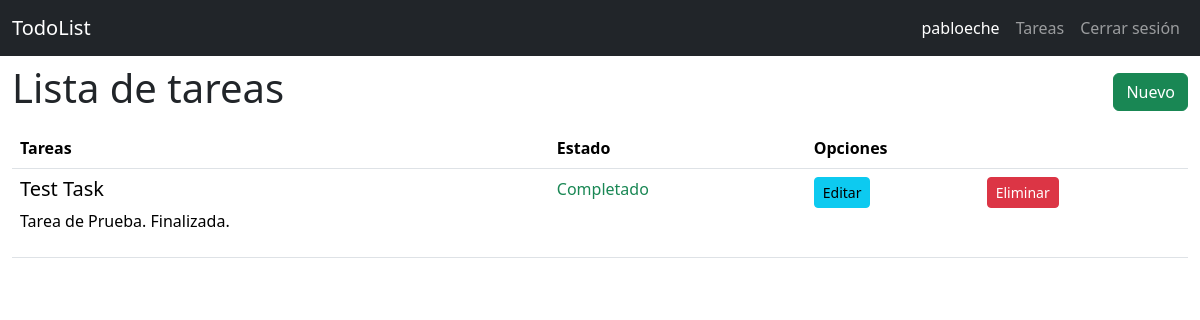
The app's page /todo/list (signed in), older data.
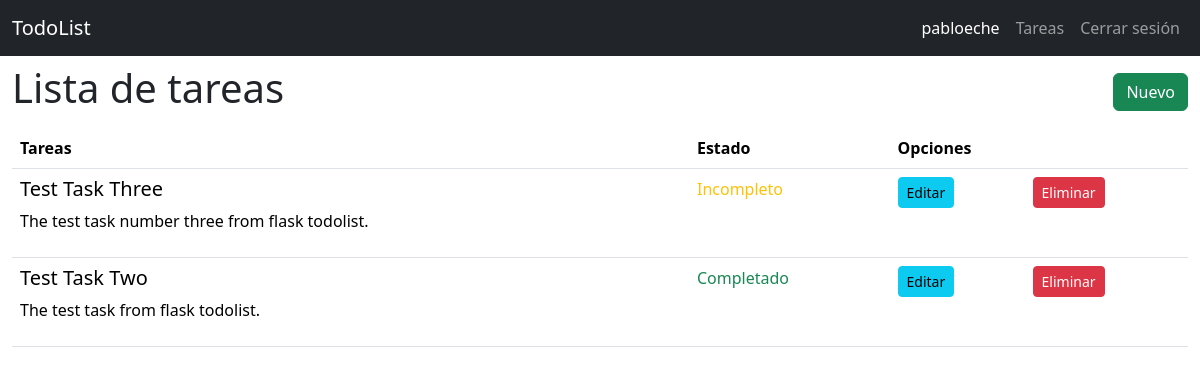
The same page, newer data.
### todor/models.py (models this page shows, shortened)
class User(db.Model):
    id = db.Column(db.Integer, primary_key = True)
    username = db.Column(db.String(20), unique = True, nullable = False)
    password = db.Column(db.Text, nullable = False)

class Todo(db.Model):
    id = db.Column(db.Integer, primary_key = True)
    created_by = db.Column(db.Integer, db.ForeignKey('user.id'), nullable = False)
    title = db.Column(db.String(100), nullable = False)
    desc = db.Column(db.Text)
    state = db.Column(db.Boolean, default = False)

### todor/todo.py (the view)
@bp.route('/list')
@login_required
def index():
    todos = Todo.query.all()
    return render_template('todo/index.html', todos=todos)

### todor/auth.py (called while the page is built)
@bp.before_app_request
def load_logged_in_user():
    user_id = session.get('user_id')
    if user_id is None:
        g.user = None
    else:
        g.user = User.query.get_or_404(user_id)

def login_required(view):
    @functools.wraps(view)
    def wrapped_view(**kwargs):
        if g.user is None:
            return redirect(url_for('auth.login'))
        return view(**kwargs)
    return wrapped_view

### todor/templates/todo/index.html
{% extends 'base.html' %}
{% block content %}
<section class="container-fluid">
    <nav class="navbar">
        <h1>{% block title %} Lista de tareas {% endblock %}</h1>
        <a href="{{ url_for('todo.create') }}" class="btn btn-success">Nuevo</a>
    </nav>
    <table class="table">
        <thead>
            <tr>
                <th class="col">Tareas</th>
                <th class="col">Estado</th>
                <th class="col" colspan="2">Opciones</th>
            </tr>
        </thead>
        <tbody>
            {% for todo in todos | reverse %}
            {% if g.user.id == todo.created_by %}
            <tr>
                <td>
                    <h5>{{todo.title}}</h5>
                    <p>{{todo.desc}}</p>
                </td>
                <td>{% if todo.state == false %}
                    <span class="text-warning">Incompleto</span>
                    {% else %}
                    <span class="text-success">Completado</span>
                    {% endif %}
                </td>
                <td>
                    <a href="{{ url_for('todo.update', id = todo.id) }}" class="btn btn-info btn-sm">Editar</a>
                </td>
                <td>
                    <a href="{{ url_for('todo.delete', id = todo.id) }}" class="btn btn-danger btn-sm">Eliminar</a>
                </td>
            </tr>
            {% endif %}
            {% endfor %}
        </tbody>
    </table>
</section>
{% endblock %}

### todor/templates/base.html (shortened to what this page needs)
<!DOCTYPE html>
<html lang="en">
<head>
    <link href="https://cdn.jsdelivr.net/npm/bootstrap@5.3.2/dist/css/bootstrap.min.css" rel="stylesheet">
</head>
<body>
    <nav class="navbar navbar-expand-sm navbar-dark bg-dark" data-bs-theme="dark">
        <div class="container-fluid">
          <a class="navbar-brand" href="{{url_for('index')}}">TodoList</a>
          <div class="collapse navbar-collapse justify-content-end" id="navbarNav">
            <ul class="navbar-nav">
              {% if g.user %}
              <li class="nav-item">
                <span class="nav-link active"> {{ g.user.username }} </span>
              </li>
              <li class="nav-item">
                <a class="nav-link" href="{{url_for('todo.index')}}">Tareas</a>
              </li>
              <li class="nav-item">
                <a class="nav-link" href="{{url_for('auth.logout')}}">Cerrar sesión</a>
              </li>
              {% endif %}
            </ul>
          </div>
        </div>
      </nav>
      {% block content %}
      {% endblock %}
</body>
</html>

Row changes from the older to the newer data that the page shows:
added Todo: title "Test Task Three", desc "The test task number three from flask todolist.", state "Incompleto"
changed Todo: title "Test Task" → "Test Task Two"; desc "Tarea de Prueba. Finalizada." → "The test task from flask todolist."
